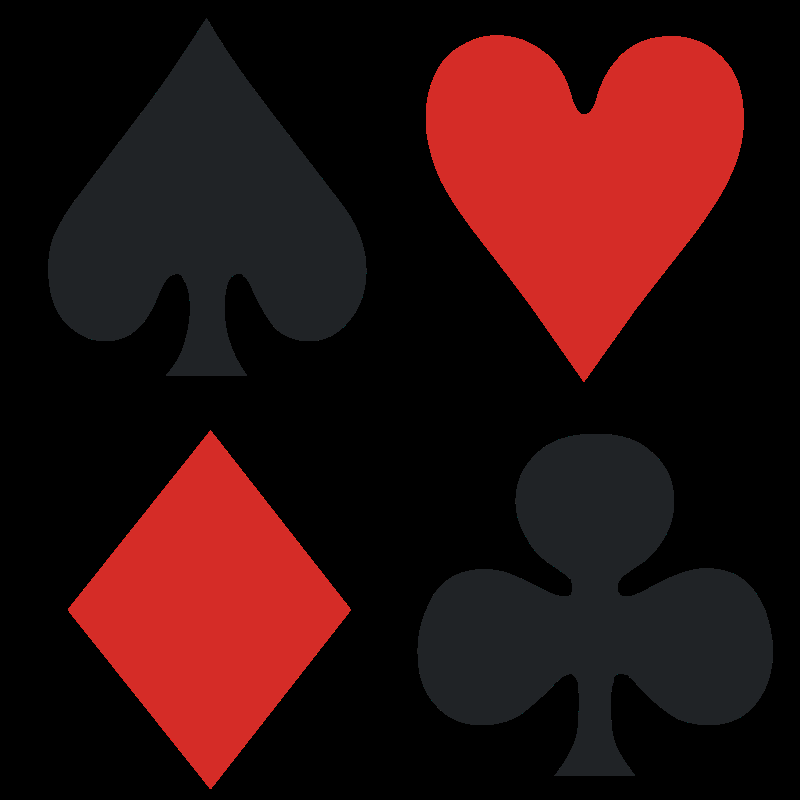
#> input picture carta.png, 800 x 800 px
$ python ArcadioCv.py
#> lines starting #> are read from the running program, lines starting #| are printed output that depends on the picture
import numpy as np
import cv2
import math
from matplotlib import pyplot as plt
from scipy import ndimage as ndi
from skimage.feature import peak_local_max
from skimage.segmentation import watershed

class ArcadioCv:
    def __init__(self,ruta):
        self.ruta = ruta

    def abrir_imagen_rgb(ruta):
#> called with ruta = 'carta.png'
        imagen = cv2.imread(ruta,1)
#> imagen is the input picture: shape (800, 800, 3); mean B, G, R 14.9, 15.3, 46.3
        imagen = cv2.cvtColor(imagen,cv2.COLOR_BGR2RGB)

        return imagen

    def abrir_imagen_grises(ruta):
        imagen = cv2.imread(ruta,0)
        return imagen

        #cv2.COLOR_RGB2BGR.

    def rgb_to_grises(imagen):
        width = imagen.shape[0]
#> width = 800
        height = imagen.shape[1]
#> height = 800
        print(imagen.shape)
#| (800, 800, 3)
        #np.zeros((100,100,3),np.uint8)
        grises = np.zeros((width,height))
        #rojo
        rojo = imagen[:,:,0]
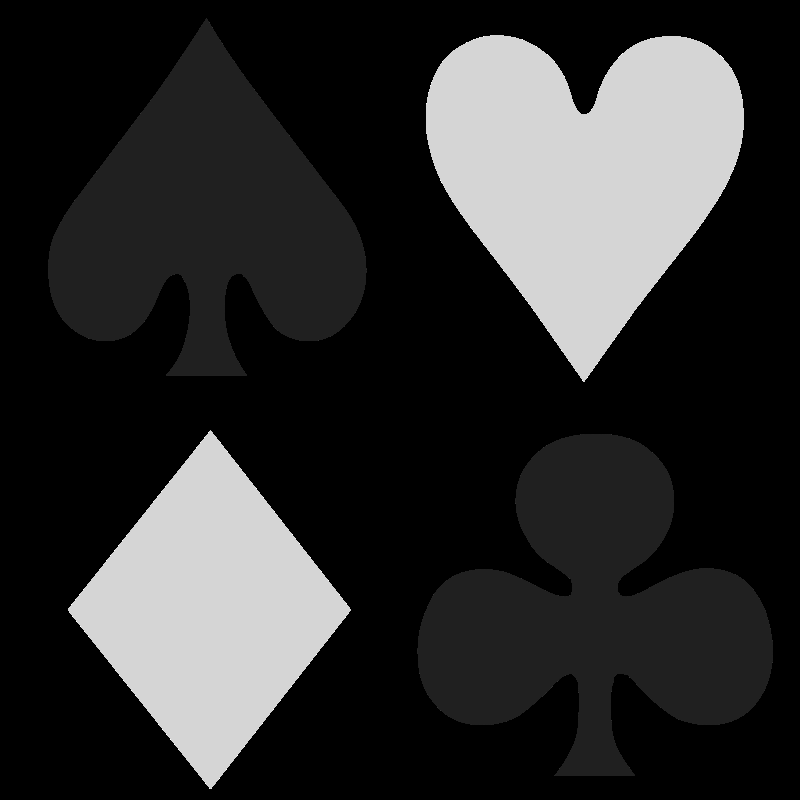
#> rojo: shape (800, 800); min 0, max 255, mean 46.3
        verde = imagen[:,:,1]
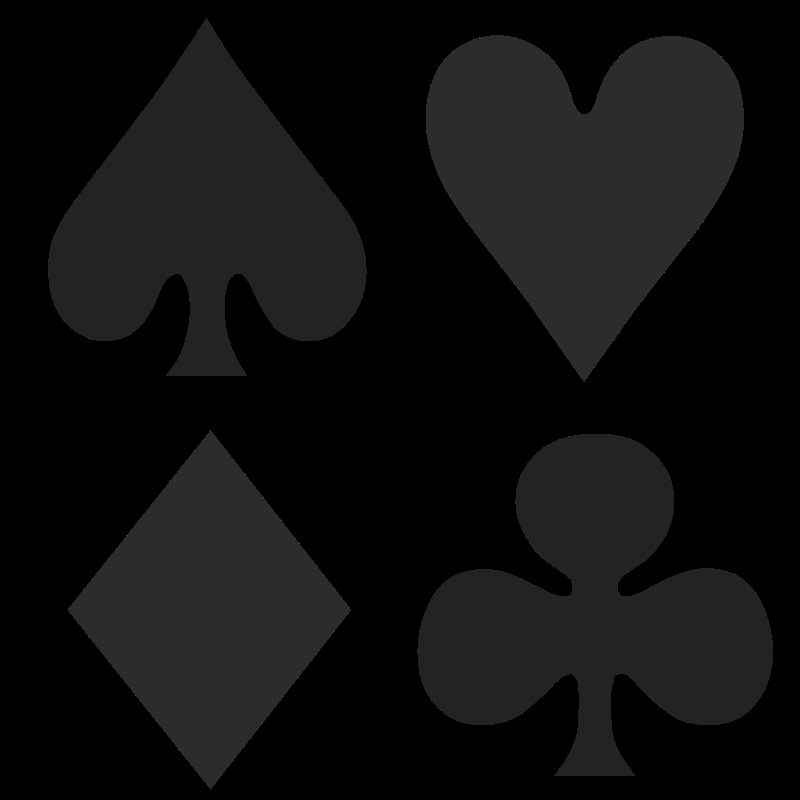
#> verde: shape (800, 800); min 0, max 85, mean 15.3
        azul = imagen[:,:,2]
        grises = np.array(rojo*0.299 + 0.587*verde + 0.114*azul,np.uint8)
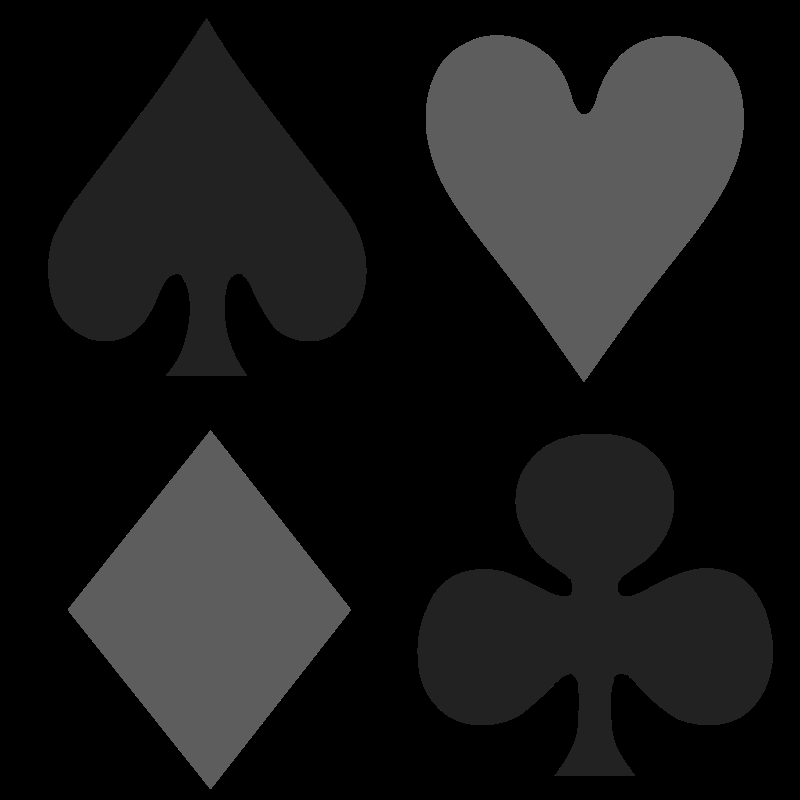
#> grises: shape (800, 800); min 0, max 126, mean 24.2

        return grises


    # [263 lines left out: functions visualizar_imagen, kernel_logc, kernel_gaussiano, generar_borde, operacion_convolucion, convolucion and 7 more, not called in this run]


if __name__ == "__main__":
    imagen = ArcadioCv.abrir_imagen_rgb("carta.png")
    grises = ArcadioCv.rgb_to_grises(imagen)
    #ArcadioCv.visualizar_imagen(grises)
    #umbral = ArcadioCv.umbral_otsu(grises)
    #print("Umbral",umbral)
#> (the run stopped early here; a loop or call above may not have finished)
